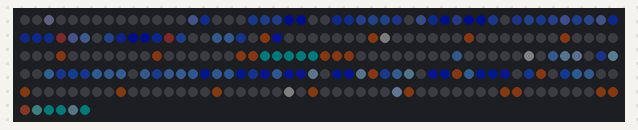
The program below on a simulated Raspberry Pi Pico running MicroPython. On the bench: 256 RGB LEDs in strip order, left to right, continuing on the next row. Dim RGB values are drawn brighter than linear; random numbers come from a fixed seed.

Above: at 10.41 s.

The program:

kirschbaum.py
```python
# Demo: Blauer Kirschbluetenbaum bei Nacht. Die Blueten schimmern, Windboeen laufen als
# Lichtwelle durch die Krone, Bluetenblaetter trudeln herab und bleiben kurz am Boden liegen.
import time, random, math
import matrix as m

W, H = m.W, m.H
FRAME_MS = 40
PETALS = 7         # max. gleichzeitig fallende Bluetenblaetter
PETAL_RATE = 0.06  # Chance pro Bild fuer ein neues Bluetenblatt

# B = Bluete, T = Stamm/Ast, G = Boden, * = Stern
ART = (
    "..*.............",
    "......BBB.....*.",
    "...BBBBBBBB.BB..",
    "..BBBBBBBBBBBBB.",
    ".BBBBBBBBBBBBBBB",
    ".BBBBBBBBBBBBBB.",
    "BBBBBTBBBBBTBBB.",
    ".BBBBBTBBBTBBBB.",
    "..BBB.TBBT.BBB..",
    ".......TT.......",
    "*......TT.......",
    ".......TT.....*.",
    ".......TT.......",
    ".......TT.......",
    "......TTTT......",
    "GGGGGTTTTTTGGGGG",
)

BLUES = ((10, 40, 255), (40, 100, 255), (90, 160, 255), (160, 210, 255))
TRUNK = (110, 45, 15)
GROUND = (5, 30, 25)
PETAL = (170, 215, 255)

SIN = [int(128 + 127 * math.sin(i * 2 * math.pi / 256)) for i in range(256)]

blossoms, trunk, ground, stars = [], [], [], []
for y, row in enumerate(ART):
    for x, ch in enumerate(row):
        if ch == "B":
            # aussen eher hell, innen eher dunkel -> wirkt plastischer
            edge = sum(1 for dx, dy in ((1, 0), (-1, 0), (0, 1), (0, -1))
                       if not (0 <= x + dx < W and 0 <= y + dy < H) or ART[y + dy][x + dx] != "B")
            shade = min(3, max(0, random.randrange(3) + (1 if edge else 0) - (1 if y > 6 else 0)))
            blossoms.append((x, y, BLUES[shade], random.randrange(256), random.randrange(2, 5)))
        elif ch == "T":
            trunk.append((x, y))
        elif ch == "G":
            ground.append((x, y))
        elif ch == "*":
            stars.append((x, y, random.randrange(256)))

def scale(c, f):
    return (c[0] * f >> 8, c[1] * f >> 8, c[2] * f >> 8)

falling = []       # [x, y, Wobbel-Phase]
landed = []        # [x, Restzeit in Bildern]
wind = 0.0
gust = None        # x-Position der Windboee
frame = 0

while True:
    t = time.ticks_ms()
    frame += 1
    m.clear()
    # Sterne funkeln
    for x, y, ph in stars:
        m.set(x, y, scale((255, 255, 255), 20 + SIN[(frame * 3 + ph) & 255] // 4))
    for x, y in ground:
        m.set(x, y, GROUND)
    for x, y in trunk:
        m.set(x, y, TRUNK)
    # Blueten schimmern, Windboee hellt sie kurz auf
    for x, y, col, ph, sp in blossoms:
        f = 175 + SIN[(frame * sp + ph) & 255] * 80 // 255
        if gust is not None and abs(x - gust) < 2:
            f = min(255, f + 70)
        m.set(x, y, scale(col, f))
    # Wind aendert sich langsam, ab und zu eine Boee
    wind += random.uniform(-0.02, 0.02)
    wind = max(-0.4, min(0.4, wind))
    if gust is None and random.random() < 0.008:
        gust = -2.0
    if gust is not None:
        gust += 0.5
        if gust > W + 2:
            gust = None
    # neue Bluetenblaetter, bei einer Boee mehr
    rate = PETAL_RATE * (4 if gust is not None else 1)
    if len(falling) < PETALS and random.random() < rate:
        x, y, _, _, _ = random.choice(blossoms)
        falling.append([float(x), float(y), random.randrange(256)])
    for p in falling:
        p[2] = (p[2] + 9) & 255
        p[0] += wind * 0.3 + (SIN[p[2]] - 128) / 600
        p[1] += 0.12
    keep = []
    for p in falling:
        if p[1] >= H - 1:
            landed.append([int(p[0] + 0.5) % W, 75])
        elif -1 < p[0] < W:
            keep.append(p)
    falling = keep
    # liegende Blaetter verblassen
    for l in landed:
        l[1] -= 1
        f = min(255, l[1] * 6)
        base = TRUNK if ART[H - 1][l[0]] == "T" else GROUND
        m.set(l[0], H - 1, tuple(base[c] + ((PETAL[c] - base[c]) * f >> 8) for c in range(3)))
    landed = [l for l in landed if l[1] > 0]
    for x, y, _ in falling:
        m.set(int(x + 0.5), int(y + 0.5), PETAL)
    m.show()
    time.sleep_ms(max(0, FRAME_MS - time.ticks_diff(time.ticks_ms(), t)))
```

matrix.py
```python
# Gemeinsame Bibliothek fuer alle Demos: 4x WS2812B 8x8 als 16x16-Flaeche an GP22
# Anordnung: 1 links oben, 2 links unten, 3 rechts oben, 4 rechts unten
# Farben werden immer in voller Aufloesung (0-255) angegeben, show() dimmt sie herunter.
import machine, neopixel, micropython, array

PIN = 22
W = H = 16
N = W * H
MAX = 16  # max. Helligkeit pro Kanal (0-255) -> ca. 500 mA gesamt, VSYS gemessen stabil bis MAX 22
# Helligkeitsausgleich je Matrix (1, 2, 3, 4) und Farbkanal (R, G, B).
# Matrix 1 hat andere LEDs: Rot/Gruen doppelt so hell, Blau ca. 1,45x (per Auge abgeglichen)
GAIN = ((0.5, 0.5, 0.69), (1, 1, 1), (1, 1, 1), (1, 1, 1))
# Strombremse: Summe aller Kanaele (0-255) darf das nicht ueberschreiten,
# sonst wird alles gleichmaessig gedimmt. 255 je LED = so viel wie der Regenbogen.
BUDGET = N * 255

_np = neopixel.NeoPixel(machine.Pin(PIN), N)
buf = bytearray(N * 3)  # R, G, B je LED, Index = LED-Nummer in der Kette

# Faktor je LED und Kanal in Festkomma (x1024), damit show() ohne Fliesskomma auskommt
_mul = array.array('H', [round(MAX * GAIN[i // 3 // 64][i % 3] * 1024 / 255) for i in range(N * 3)])

@micropython.viper
def _sum(src: ptr8, n: int) -> int:
    t = 0
    i = 0
    while i < n:
        t += src[i]
        i += 1
    return t

@micropython.viper
def _render(src: ptr8, dst: ptr8, mul: ptr16, n: int, k: int):
    # RGB (0-255) -> gedimmt, korrigiert, gerundet, in GRB-Reihenfolge fuer die WS2812B
    j = 0
    while j < n:
        dst[j + 1] = (src[j] * mul[j] * k + 524288) >> 20
        dst[j] = (src[j + 1] * mul[j + 1] * k + 524288) >> 20
        dst[j + 2] = (src[j + 2] * mul[j + 2] * k + 524288) >> 20
        j += 3

def xy(x, y):
    m = (x // 8) * 2 + (y // 8)
    return m * 64 + (y % 8) * 8 + (x % 8)

def set(x, y, c):
    if 0 <= x < W and 0 <= y < H:
        i = xy(x, y) * 3
        buf[i] = c[0]; buf[i + 1] = c[1]; buf[i + 2] = c[2]

def get(x, y):
    i = xy(x, y) * 3
    return (buf[i], buf[i + 1], buf[i + 2])

def fill(c):
    for i in range(0, N * 3, 3):
        buf[i] = c[0]; buf[i + 1] = c[1]; buf[i + 2] = c[2]

def clear():
    fill((0, 0, 0))

def show():
    tot = _sum(buf, N * 3)
    k = 1024 if tot <= BUDGET else 1024 * BUDGET // tot
    _render(buf, _np.buf, _mul, N * 3, k)
    _np.write()

def wheel(p):
    # Farbrad 0..767, jeweils nur 2 Kanaele aktiv
    p %= 768
    if p < 256:
        return (255 - p, p, 0)
    p -= 256
    if p < 256:
        return (0, 255 - p, p)
    p -= 256
    return (p, 0, 255 - p)
```
